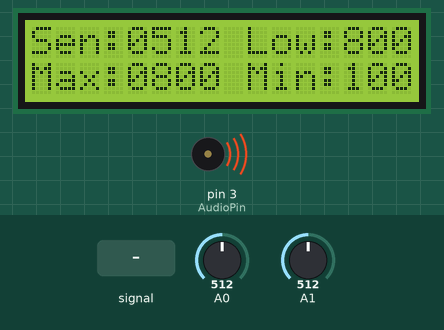
The sketch below on a simulated Arduino Uno, built with avr-gcc and run on an emulated ATmega328P. Parts: 16×2 character LCD, buzzer (waves = sounding). Inputs (shaded band) come from the test bench; at power-on: A0 = 512, A1 = 512. EEPROM starts erased.

Above: at 5.9 s.
6.0 s: A0 fed a 200 Hz sine of ±255 counts around its level
At 8.5 s:
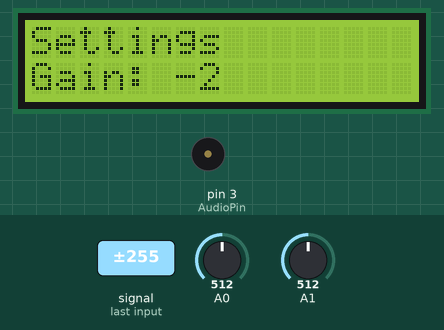
8.6 s: A0 set to 592
At 9.2 s:
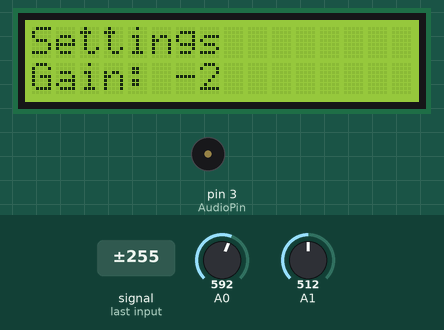
14.0 s: A0 set to 612
At 16.1 s:
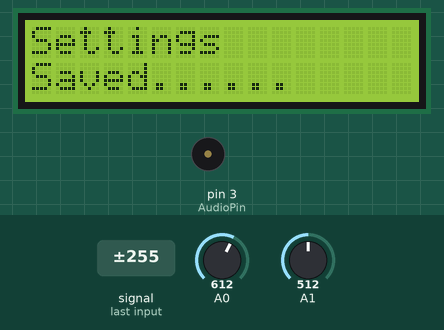
16.5 s: A1 set to 98
At 18.8 s:
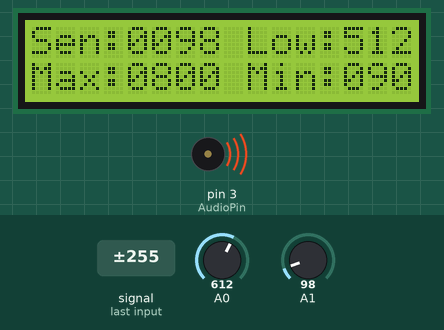
23.1 s: A1 set to 85
At 25.0 s:
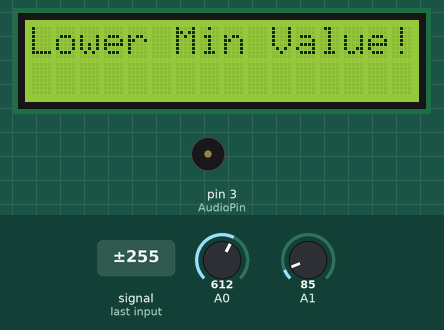
25.3 s: A1 set to 122
At 27.4 s:
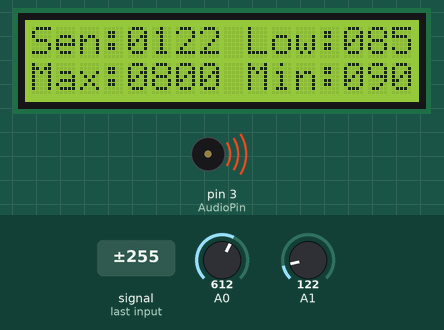
Timing chart, 0 to 29.3 s (numbered marks = the images above; inputs shaded):
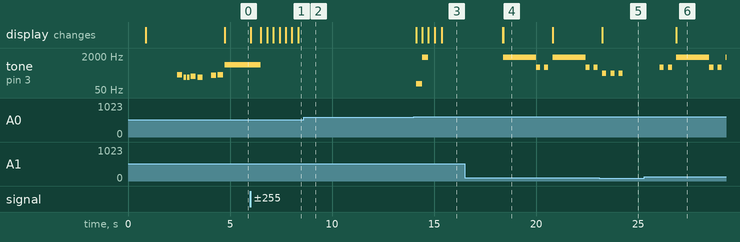

The sketch:

Kedok-V3.00.ino
```cpp
// (licence header left out)
#include <LiquidCrystal.h>
#include <NewTone.h>
#include <EEPROM.h>
#include <LcdBarGraph.h>
LiquidCrystal lcd(8, 9, 4, 5, 6, 7);
LcdBarGraph   lbg(&lcd, 16, 0, 0);
int Melody[] = {
  262, 196, 196, 220, 196, 0, 247, 262 };
int NoteDurations[] = {
  4, 8, 8, 4, 4, 4, 4, 4 };

const   char      Version[5]= "3.0";
const   byte      None=           0;
const   byte      Select=         1;
const   byte      Left=           2;
const   byte      Down=           3;
const   byte      Up=             4;
const   byte      Right=          5;
const   byte      RightLong=     15;
const   byte      Value=          1;
const   byte      Bar=            2;
const   boolean   Disable=        true;
const   boolean   Enable=         false;
const   char      EmptyLine[17]=  "                ";

word    MinValue=         100;
word    MaxValue=         800;
word    LowTone=          100;
word    HighTone=         1750;
int     Gain=             0;
word    UpdTime=          1000;
byte    Display=          1;
byte    ResetAll=         0;
char    *DisplayType[]  = {"None", "Value",  "Bar"};
char    *FactoryReset[] = {"No", "Yes"};
byte    AudioPin=         3;
int     LowFreq=          1500;

long    PrevTime;
word    Reading;
word    AudioTone;
word    LowestReading;
byte    KeyPressed;

float fscale( float originalMin, float originalMax, float newBegin, float newEnd, float inputValue, float curve){
  float   OriginalRange=    0;
  float   NewRange=         0;
  float   zeroRefCurVal=    0;
  float   normalizedCurVal= 0;
  float   rangedValue=      0;
  boolean invFlag=          0;

  //if (curve > 10) curve= 10;
  //if (curve < -10) curve= -10;
  curve = (curve * -.1) ;
  curve = pow(10, curve);
  if (inputValue < originalMin) inputValue= originalMin;
  if (inputValue > originalMax) inputValue = originalMax;
  OriginalRange = originalMax - originalMin;
  if (newEnd > newBegin) NewRange= newEnd - newBegin;
  else{
    NewRange= newBegin - newEnd;
    invFlag= 1;
  }
  zeroRefCurVal= inputValue - originalMin;
  normalizedCurVal=  zeroRefCurVal / OriginalRange;
  if (originalMin > originalMax ) return 0;
  if (invFlag == 0) rangedValue=  (pow(normalizedCurVal, curve) * NewRange) + newBegin;
  else rangedValue=  newBegin - (pow(normalizedCurVal, curve) * NewRange);
  return rangedValue;
}

void Reset() {
  asm volatile ("  jmp 0");
}

word ReadValue() {
  return analogRead(A1);
}

void Beep(byte Beeps, word Tone) {
  for (byte X=0; X<Beeps; X++) {
    NewTone(AudioPin,Tone,200);
    delay(400);
  }
}

boolean InRange() {
  return ((Reading > MinValue) && (Reading < MaxValue));
}

String WordFormat(word Inp, byte Size) {
  String Str;
  if (Size==4) Str= "0000";
  else Str= "000";
  String WordStr= (String)Inp;
  byte Len= WordStr.length();
  for (byte C= 0; C<Len; C++) Str[C+Str.length()-Len]= WordStr[C];
  return Str;
}

void PlayMelody() {
  for (int ThisNote= 0; ThisNote < 8; ThisNote++) {
    int NoteDuration = 1000/NoteDurations[ThisNote];
    NewTone(AudioPin, Melody[ThisNote], NoteDuration); // Play thisNote at full volume for noteDuration in the background.
    delay(NoteDuration * 4 / 3); // Wait while the tone plays in the background, plus another 33% delay between notes.
  }
}

void MoveSensorWindow(int Val) {
  MinValue= MinValue + Val;
  MaxValue= MaxValue + Val;
  Beep(2,300);
  ShowLCD("Settings saved..",0, true);
  ShowLCD("Min "+(String)MinValue+" Max "+(String)MaxValue, 1, true);
  WriteConfig();
  delay(3000);
}

void ShowLCD(String Text, byte Line, boolean Clear) {
  lcd.setCursor(0, Line);
  lcd.print(EmptyLine);
  lcd.setCursor(0, Line);
  lcd.print(Text);
}

void ShowBar(byte Len) {
  lcd.clear();
  lbg.drawValue(Len, 160);
  ShowLCD((String)map(Len,0,160,0,10),2,true);
}

void Screen(boolean Dis) {
  if (Dis) {
    Display= None;
    lcd.clear();
    ShowLCD("Running..",0, false);
  }
  else Display= 1;
  delay(500);
}

void ShowValues() {
  ShowLCD("Sen:"+WordFormat(Reading,4)+ " Low:"+WordFormat(LowestReading,3),0, true);
  ShowLCD("Max:"+WordFormat(MaxValue,4)+" Min:"+WordFormat(MinValue,3),1, true);
}

void WriteConfig() {
  EEPROM.write(1,lowByte(MinValue));
  EEPROM.write(2,highByte(MinValue));
  EEPROM.write(3,lowByte(MaxValue));
  EEPROM.write(4,highByte(MaxValue));
  EEPROM.write(5,lowByte(Gain));
  EEPROM.write(6,highByte(Gain));
  EEPROM.write(7,lowByte(LowTone));
  EEPROM.write(8,highByte(LowTone));
  EEPROM.write(9,lowByte(HighTone));
  EEPROM.write(10,highByte(HighTone));
  EEPROM.write(11,Display);
  EEPROM.write(0,1);
}

void ReadConfig() {
  ShowLCD("Read Config...",0, true);
  MinValue= word(EEPROM.read(2),EEPROM.read(1));
  MaxValue= word(EEPROM.read(4),EEPROM.read(3));
  Gain=     word(EEPROM.read(6),EEPROM.read(5));
  LowTone=  word(EEPROM.read(8),EEPROM.read(7));
  HighTone= word(EEPROM.read(10),EEPROM.read(9));
  Display=  EEPROM.read(11);
}

void EEPromClear() {
  for (int I = 0; I < 512; I++) EEPROM.write(I, 0);
}

void AutoAdjust() {
  word Reading;
  word LowestReading= 1023;
  word TimeOutCounter=   0;
  lcd.clear();
  ShowLCD("Auto Adjust.", 0, true);
  ShowLCD("Get ready.", 1, true);
  //ShowLCD((String)TimeOutCounter, 1, true);
  while (TimeOutCounter < 2000) {
    Reading= ReadValue();
    AudioTone= fscale(100,900,HighTone,LowTone,Reading,Gain);
    NewTone(AudioPin, AudioTone);
    TimeOutCounter++;
    delay(10);
  }
  delay(300);
  Beep(1,2000);
  delay(300);
  ShowLCD("Aim at target.", 1, true);
  TimeOutCounter= 0;
  while (ReadKey() == None) {
    Reading= ReadValue();
    AudioTone= fscale(100,900,HighTone,LowTone,Reading,Gain);
    NewTone(AudioPin, AudioTone);
    if (Reading < LowestReading) {
      LowestReading= Reading;
      TimeOutCounter= 0;
    }
    TimeOutCounter++;
    if (TimeOutCounter > 2000) break;
    delay(10);
  }
  if (LowestReading < 820) {
    Beep(3,2000);
    MinValue= LowestReading-20;
    MaxValue= MinValue+200;
    ShowLCD("Config saved", 0, true);
    ShowLCD("Min "+(String)MinValue+" Max "+(String)MaxValue, 1, true);
    WriteConfig();
    delay(3000);
  }
  else Beep(6,100);
  lcd.clear();
  if (!Display) ShowLCD("Running..",0, false);
}

byte KeyVal() {
  word KeyVal= analogRead(0);
  if (KeyVal > 900)  return 0; //None
  if (KeyVal > 600)  return 1; //Select
  if (KeyVal > 400)  return 2; //Left
  if (KeyVal > 200)  return 3; //Down
  if (KeyVal > 80 )  return 4; //Up
  return                    5; //Right
}

byte ReadKey() {
  byte LongPressed= 0;
  word KeyPressCounter= 0;
  byte Key= KeyVal();
  if (Key) {
    while (Key == KeyVal()) {
      KeyPressCounter++;
      if (KeyPressCounter > 15000) {
        Beep(2,600);
        Key= Key+10;
        break;
      }
    }
  }
  return Key;
}

void Menu() {
  noNewTone(AudioPin);
  ShowLCD("Settings",0, true);
  boolean Esc= false;
  while (!Esc) {
    ShowLCD("MIN: "+(String)MinValue, 1, true);
    if (KeyVal() == Down)   if (MinValue > 10) MinValue-= 5;
    if (KeyVal() == Up)     if (MinValue < (MaxValue-20)) MinValue+= 5;
    if (KeyVal() == Select) Esc= true;
    delay(300);
  }
  Esc= false;
  while (!Esc) {
    ShowLCD("MAX: "+(String)MaxValue, 1, true);
    delay(300);
    if (KeyVal() == Down)   if (MaxValue > (MinValue+20)) MaxValue-= 5;
    if (KeyVal() == Up)     if (MaxValue < 990) MaxValue+= 5;
    if (KeyVal() == Select) Esc= true;
  }
  Esc= false;
  while (!Esc) {
    ShowLCD("Gain: "+(String)Gain, 1, true);
    delay(300);
    if (KeyVal() == Down)   if (Gain > -5) Gain--;
    if (KeyVal() == Up)     if (Gain <  5) Gain++;
    if (KeyVal() == Select) Esc= true;
  }
  Esc= false;
  while (!Esc) {
    ShowLCD("LowTone: "+(String)LowTone, 1, true);
    NewTone(AudioPin, LowTone);
    delay(300);
    if (KeyVal() == Down)   if (LowTone > 50) LowTone-= 50;
    if (KeyVal() == Up)     if (LowTone < (HighTone-100)) LowTone+= 50;
    if (KeyVal() == Select) Esc= true;
  }
  Esc= false;
  noNewTone(AudioPin);
  while (!Esc) {
    ShowLCD("HighTone: "+(String)HighTone, 1, true);
    NewTone(AudioPin, HighTone);
    delay(300);
    if (KeyVal() == Down)   if (HighTone > (LowTone+100)) HighTone-= 50;
    if (KeyVal() == Up)     if (HighTone < 9000) HighTone+= 50;
    if (KeyVal() == Select) Esc= true;
  }
  Esc= false;
  noNewTone(AudioPin);
  Display=  EEPROM.read(11); //read value from rom setting instead of global
  while (!Esc) {
    ShowLCD("Display: "+(String)DisplayType[Display], 1, true);
    delay(300);
    if (KeyVal() == Down)   if (Display > 0) Display--;
    if (KeyVal() == Up)     if (Display < 2) Display++;
    if (KeyVal() == Select) Esc= true;
  }
  Esc= false;
  while (!Esc) {
    ShowLCD("Reset ALL: "+(String)FactoryReset[ResetAll], 1, true);
    delay(300);
    if (KeyVal() == Down)   if (ResetAll > 0) ResetAll--;
    if (KeyVal() == Up)     if (ResetAll < 1) ResetAll++;
    if (KeyVal() == Select) Esc= true;
  }
  if (ResetAll) {
    EEPROM.write(0,0);
    Reset();
  }
  WriteConfig();
  ShowLCD("Saved......",1,true);
  delay(3000);
  lcd.clear();
  if (!Display) ShowLCD("Running..",0, false);
}

void setup() {
  pinMode(A1, INPUT);
  lcd.begin(16, 2);
  ShowLCD("Version "+(String)Version,0, true);
  delay(800);
  ShowLCD("Starting...",0, true);
  delay(500);
  if (EEPROM.read(0)==1) ReadConfig();
  else WriteConfig();
  delay(1000);
  PrevTime= millis();
  LowestReading= MaxValue;
  if (!Display) ShowLCD("Running..",0, false);
  PlayMelody();
}

void loop() {
  Reading= ReadValue();
  if (Display) {
    if ((millis()-PrevTime) > UpdTime) {
      if (Display == Value) ShowValues();
      if (Display == Bar) if (InRange()) ShowBar(map(Reading,MinValue,MaxValue,160,0));
      else ShowBar(2);
      PrevTime= millis();
    }
  }
  if (Reading < MinValue) {
    lcd.clear();
    ShowLCD("Lower Min Value!",0,true);
    Beep(3,300);
    if (!Display) ShowLCD("Running..",0, false);
  }
  if (InRange()) {
    AudioTone= fscale(MinValue,MaxValue,HighTone,LowTone,Reading,Gain);
    NewTone(AudioPin, AudioTone);
  }
  else noNewTone(AudioPin); // Turn off the tone.
  if (Reading < LowestReading) LowestReading= Reading;
  KeyPressed= ReadKey();
  if (KeyPressed) {
    if (KeyPressed == Select) Menu();
    if (KeyPressed == Right)  LowestReading= MaxValue;
    if (KeyPressed == Left)   if (Display) Screen(Disable);
    else Screen(Enable);
    if (KeyPressed == Down)   MoveSensorWindow(-5);
    if (KeyPressed == Up)     MoveSensorWindow(+5);
    if (KeyPressed == RightLong) AutoAdjust();
  }
}
```

Measured:
- the behaviour switches between 600 and 601 on A0 (found by bisection; images 2 and 3)
- the behaviour switches between 90 and 89 on A1 (found by bisection; images 4 and 5)
- after the input at 6.0 s, the display: first changes at once (image 1 shows a later state)
- after the input at 8.6 s, tone on pin 3 (AudioPin): stays silent (without the input it goes to 100 Hz after 0.35 s)
- after the input at 14.0 s, tone on pin 3 (AudioPin): silent → 100 Hz after 0.11 s, → 1750 Hz 0.30 s later, → silent 0.30 s later; the display: first changes after 0.11 s (image 3 shows a later state)
- after the input at 23.1 s, the display: changes after 0.14 s (image 5)
- after the input at 25.3 s, the display: changes after 1.6 s (image 6)
